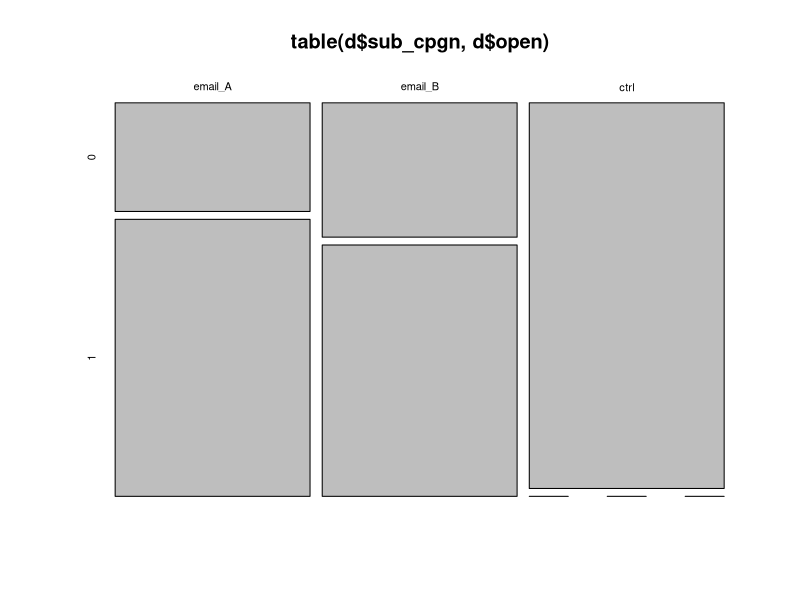
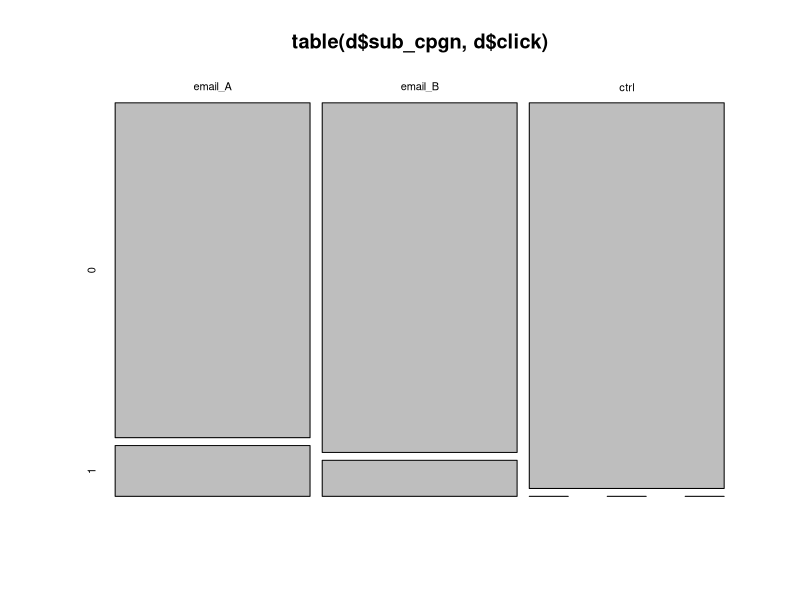
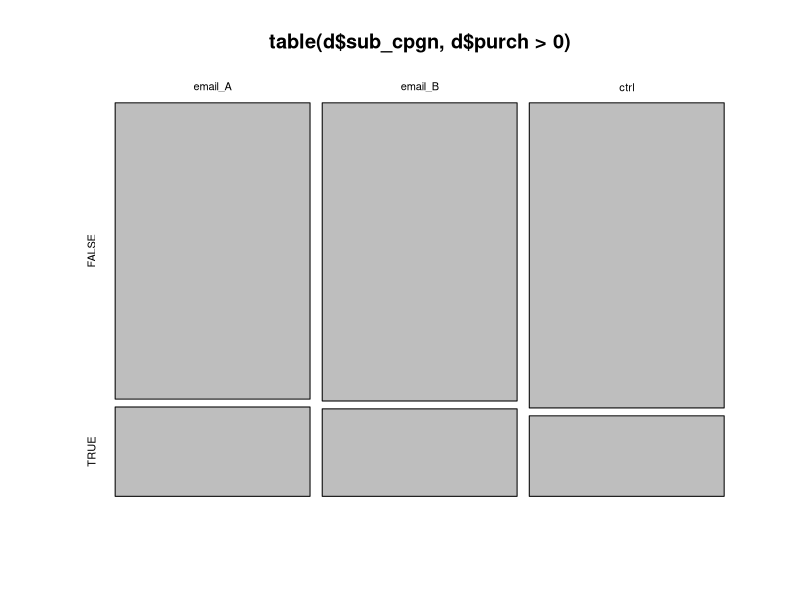
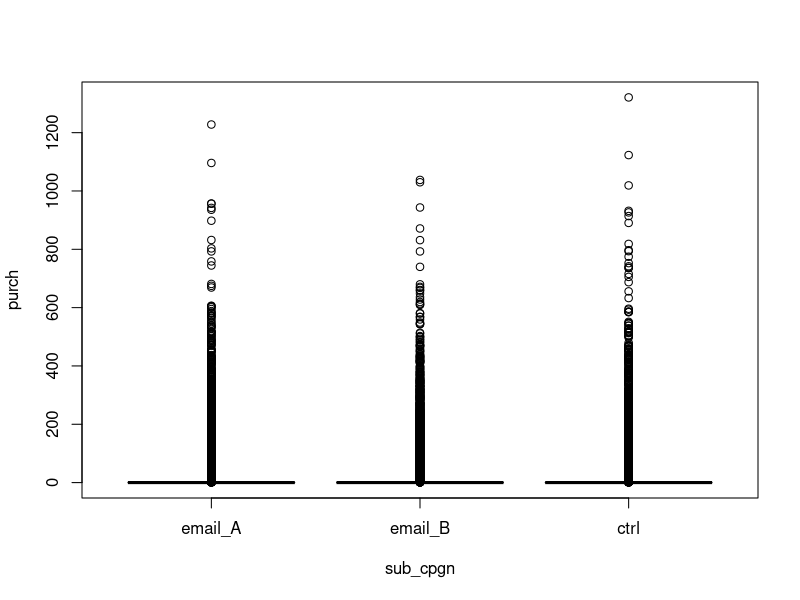

Write the R code that produced these figures, in order. (Note: this script raises an error after producing the figures.)
# Data generation for A/B Testing Workshop
# Elea McDonnell Feit
# 7 June 2019

# Generates synthetic data for a hypothetical online wine retailer. 

set.seed(89109) 

N <- 123988 # number of users in the test

d <- data.frame(user_id = 1000001:(1000000 + N), 
                cpgn_id = "1901Email")

# baseline covariates -----
# past purchases (by category)
library(MASS)
Sigma <- matrix(c(1, 0.3, -0.4, -0.4, 
                  0.3, 1, -0.3, -0.3, 
                  -0.4, -0.3, 1, 0.2, 
                  -0.4, -0.3, 0.2, 1), nrow=4)
t <- exp(mvrnorm(N, mu=c(5, 5, 4, 3.5), Sigma=Sigma))
t <- t*sample(c(0,1), size=N*4, replace=TRUE, prob=c(0.7,0.3))
t[t<10] <- 0
t <- round(t, digits=2)
d$chard <- t[,1]
d$sav_blanc <- t[,2]
d$syrah <- t[,3]
d$cab <- t[,4]
d$past_purch <- d$chard + d$sav_blanc + d$syrah + d$cab
# last purchase date
d$last_purch = round(rexp(N, rate = 1/90))
# website visits
d$visits = rpois(N, 5 + d$past_purch/200)
d$visits[d$visits < 0] <- 0
d$visits[d$visits == 0 & d$past_purch > 0] <- 1 # at least one visit for purchasers


# RANDOMIZED treatment assignment -----
# simple random assignment (N known in advance)
# d$sub_cpgn <- sample(c("email_A", "email_B", "ctrl"), size=N, 
#                      replace=TRUE, prob=rep(1/3, 3))
# complete random assignment (N not known in advance)
d$sub_cpgn <- NA
rand <- sample(1:N, size=N)
d$sub_cpgn[rand][1:round(N/3)] <- "email_A"
d$sub_cpgn[rand][1:round(N/3) + round(N/3)] <- "email_B"
d$sub_cpgn[is.na(d$sub_cpgn)] <- "ctrl"
d$sub_cpgn <- factor(d$sub_cpgn, c("email_A", "email_B", "ctrl"))

# test outcomes -----
p <-  1/(1+exp(-1 - d$past_purch/100 + d$last_purch/60 - 0.5*(d$sub_cpgn=="email_A")))
d$open <- (runif(N) < p) * 1
d$open[d$sub_cpgn == "ctrl"] <- 0
p <- 1/(1+exp(2 - 0.5*(d$sub_cpgn=="email_A") - 0.5*(d$syrah >0)*(d$sub_cpgn=="email_B")))
d$click <- (runif(N) < p) * 1
d$click[!(d$open==1)] <- 0
p <-  1/(1+exp(1 - d$past_purch/300 + d$last_purch/60 - 1*(d$click==1)))
d$purch <- round(exp(rnorm(N, mean=3.6, sd=1)) * (runif(N) < p), 2)

# inspect and write out -----
summary(d)
summary(d$open >= d$click)
summary(d$past_purch>0 & d$visits==0)
mosaicplot(table(d$sub_cpgn, d$open))
prop.test(table(d$sub_cpgn, d$open))
mosaicplot(table(d$sub_cpgn, d$click))
prop.test(table(d$sub_cpgn, d$click))
mosaicplot(table(d$sub_cpgn, d$purch>0))
prop.test(table(d$sub_cpgn, d$purch==0))
plot(purch ~ sub_cpgn, data=d)
by(d, d$sub_cpgn, mean)

d <- d[,c(1:2, 10:13, 3:9)]
write.csv(d, file="~/repos/ab_test/code/test_data.csv")
